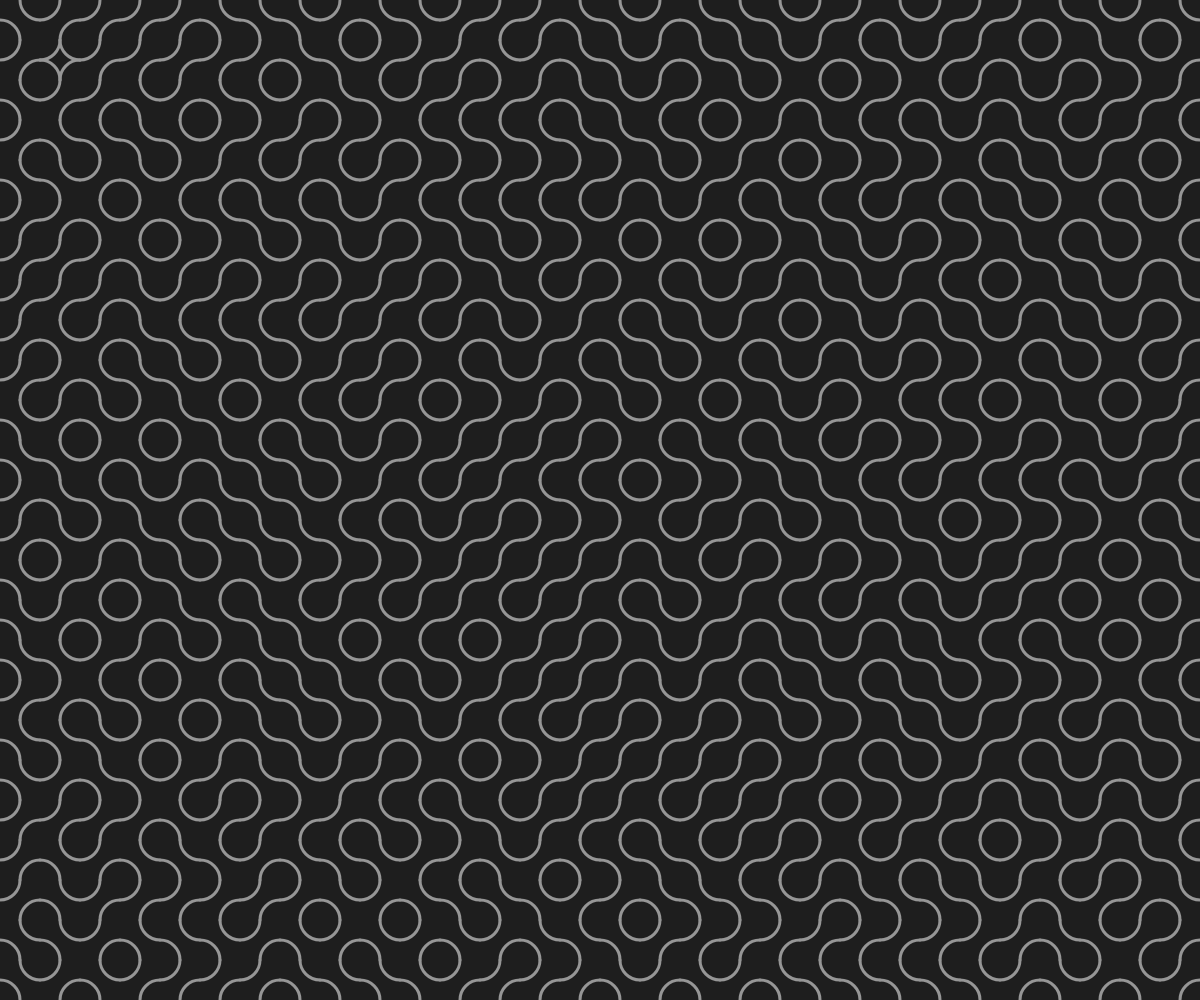
Frame 1 (no input)
Frame 60 (no input): identical to frame 1, image omitted
Frame 120 (the mouse pressed at the canvas centre since frame 60): identical to frame 1, image omitted

The p5.js sketch that drew this single still picture (run headless with seeded random() and noise() and a simulated clock; from frame 60 on, the mouse is pressed at the canvas centre):

// p5.js sketch
// ── sketch.js
var cellSize = 40;
function setup() {
    createCanvas(windowWidth, windowHeight);
    angleMode(DEGREES);
    background(30);  
    stroke(150)
    strokeWeight(3)
    noFill();
    
    for (var x = 0; x < width; x+=cellSize){
        for (var y = 0; y < height; y+=cellSize){
            drawCell(x,y, random() < 0.5)
        }
    }
    drawCell(40, 40, true);
}

function draw() {
}

function drawCell(x, y, flip)
{
    push();
    translate(x, y);
    if (flip)
    {
        arc(0, 0, cellSize, cellSize, 0, 90);
        arc(cellSize, cellSize, cellSize, cellSize, 180, 270);
    }
    else
    {
        arc(cellSize, 0, cellSize, cellSize, 90, 180);
        arc(0, cellSize, cellSize, cellSize, 270, 360);
    }
    pop();
}
